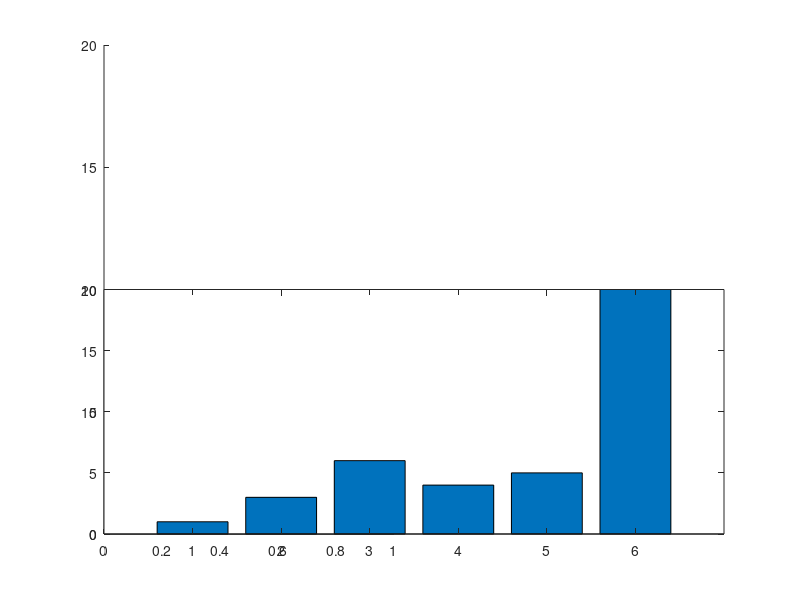

The MATLAB script that drew this image:
a=[1 3 6 4 5 300];

ylim1=[0 20];
ylim2=[100 300];
xlim=[0 length(a)+1];

figure;

% retrieve your default axis pos
clf;
p0=get(gca,'position')
delete(gcf);

% create axis1
a1=axes('position',[p0(1) p0(2) p0(3)/2-.025 p0(4)]);
%a1=axes('position',[p0(1) p0(2) p0(3) p0(4)/2]);
%a2=axes('position',[p0(1) p0(4)/2+.145 p0(3) p0(4)/2])
%barh(a);
%bar(a);
set(a1,'ylim',ylim1);
%set(a2,'xlim',xlim,'ylim',ylim2);
%set(a2,'xtick',[]);
%box off;

% create axis2
%a2=axes('position',[p0(1)+p0(3)/2+.025 p0(2) p0(3)/2-.025 p0(4)]);
%a2=axes('position',[p0(1) p0(4)/2+.145 p0(3) p0(4)/2])
%a2=axes('position',[p0(1) p0(4)/2+.145 p0(3) p0(4)/2])
a2=axes('position',[p0(1) p0(2) p0(3) p0(4)/2]);
%barh(a);
bar(a);

set(a2,'ylim',ylim1);
%set(a2,'ylim',ylim2);
%set(a2,'xlim',xlim,'ylim',ylim2);
%set(a2,'xtick',[]);
%set(a2,'xcolor',get(a2,'color'));
%box off

%%%%%%%%%%%%%%%% plotting %%%%%%%%%%%%%%%%%%%%%
output = "break_axis";

%figure;
saveas(1, strcat(output, ".png"));

%box off
